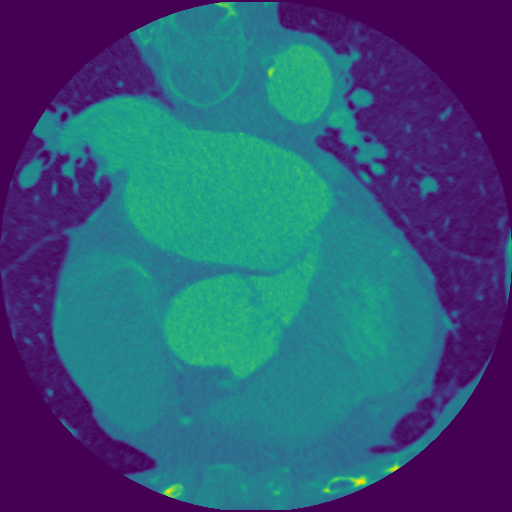
#> input picture DeepLearning/GUIApp/test.png, 512 x 512 px
$ jupyter execute --allow-errors test.ipynb
#> lines starting #> are read from the running program, lines starting #| are printed output that depends on the picture
[cell 1]
from PIL import Image, ImageOps
import SimpleITK as sitk
import matplotlib.pyplot as plt
import matplotlib.image as mpimg
import numpy as np
import os
import cv2
import cmapy

#> (a cell that did not finish here is left out)

#> (a cell that did not finish here is left out)

[cell 4]
def apply_custom_colormap(image_gray, cmap=plt.get_cmap('seismic')):

    assert image_gray.dtype == np.uint8, 'must be np.uint8 image'
    if image_gray.ndim == 3: image_gray = image_gray.squeeze(-1)

    # Initialize the matplotlib color map
    sm = plt.cm.ScalarMappable(cmap=cmap)

    # Obtain linear color range
    color_range = sm.to_rgba(np.linspace(0, 1, 256))[:,0:3]    # color range RGBA => RGB
    color_range = (color_range*255.0).astype(np.uint8)         # [0,1] => [0,255]
    color_range = np.squeeze(np.dstack([color_range[:,2], color_range[:,1], color_range[:,0]]), 0)  # RGB => BGR

    # Apply colormap for each channel individually
    channels = [cv2.LUT(image_gray, color_range[:,i]) for i in range(3)]
    return np.dstack(channels)

[cell 5]
image_gray = cv2.imread('test.png', cv2.IMREAD_GRAYSCALE)
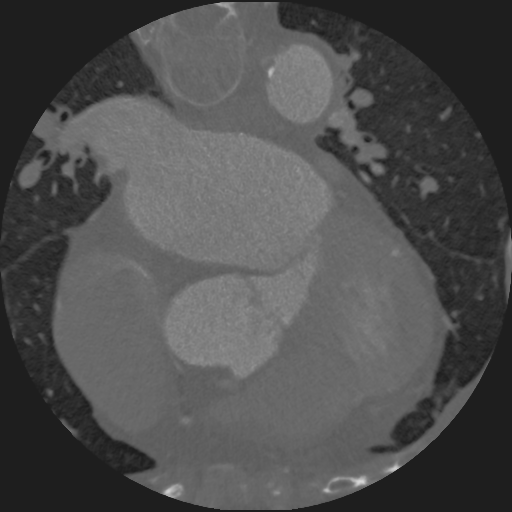
#> image_gray: shape (512, 512); min 30, max 215, mean 78.6
image_gray.shape
#> Out = (512, 512)


$ run again, with DeepLearning/GUIApp/temp.png copied over DeepLearning/GUIApp/test.png
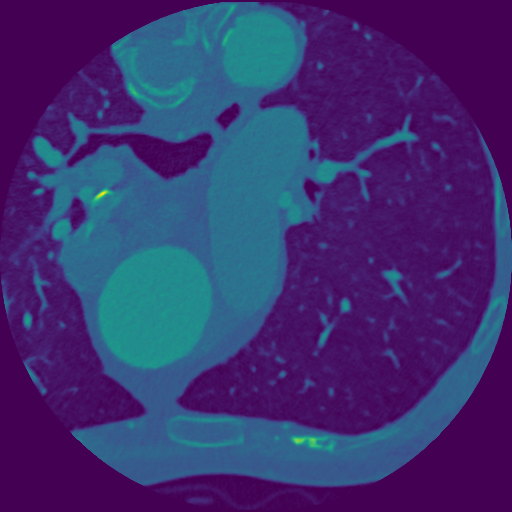
#> input picture DeepLearning/GUIApp/temp.png, 512 x 512 px
#> `image_gray = cv2.imread('test.png', cv2.IMREAD_GRAYSCALE)`:
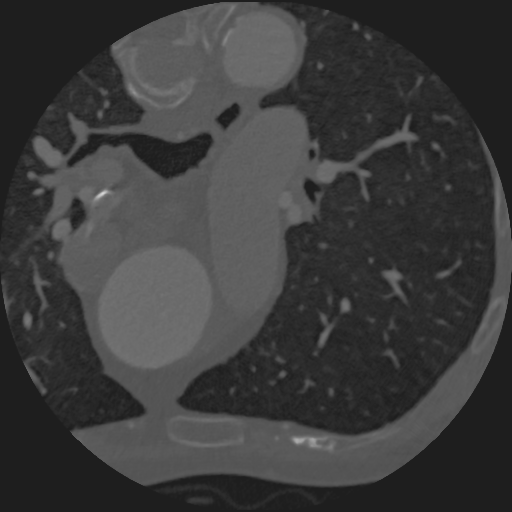
#> image_gray: shape (512, 512); min 30, max 215, mean 59.8

$ run again, with DeepLearning/GUIApp/temp.jpg saved as DeepLearning/GUIApp/test.png
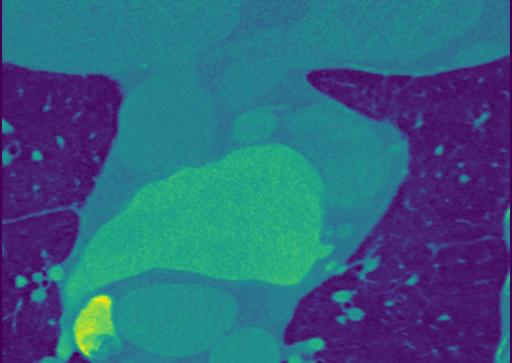
#> input picture DeepLearning/GUIApp/temp.jpg, 512 x 363 px
#> `image_gray = cv2.imread('test.png', cv2.IMREAD_GRAYSCALE)`:
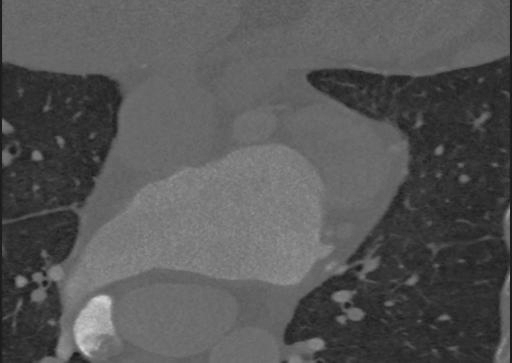
#> image_gray: shape (363, 512); min 21, max 212, mean 86.5
